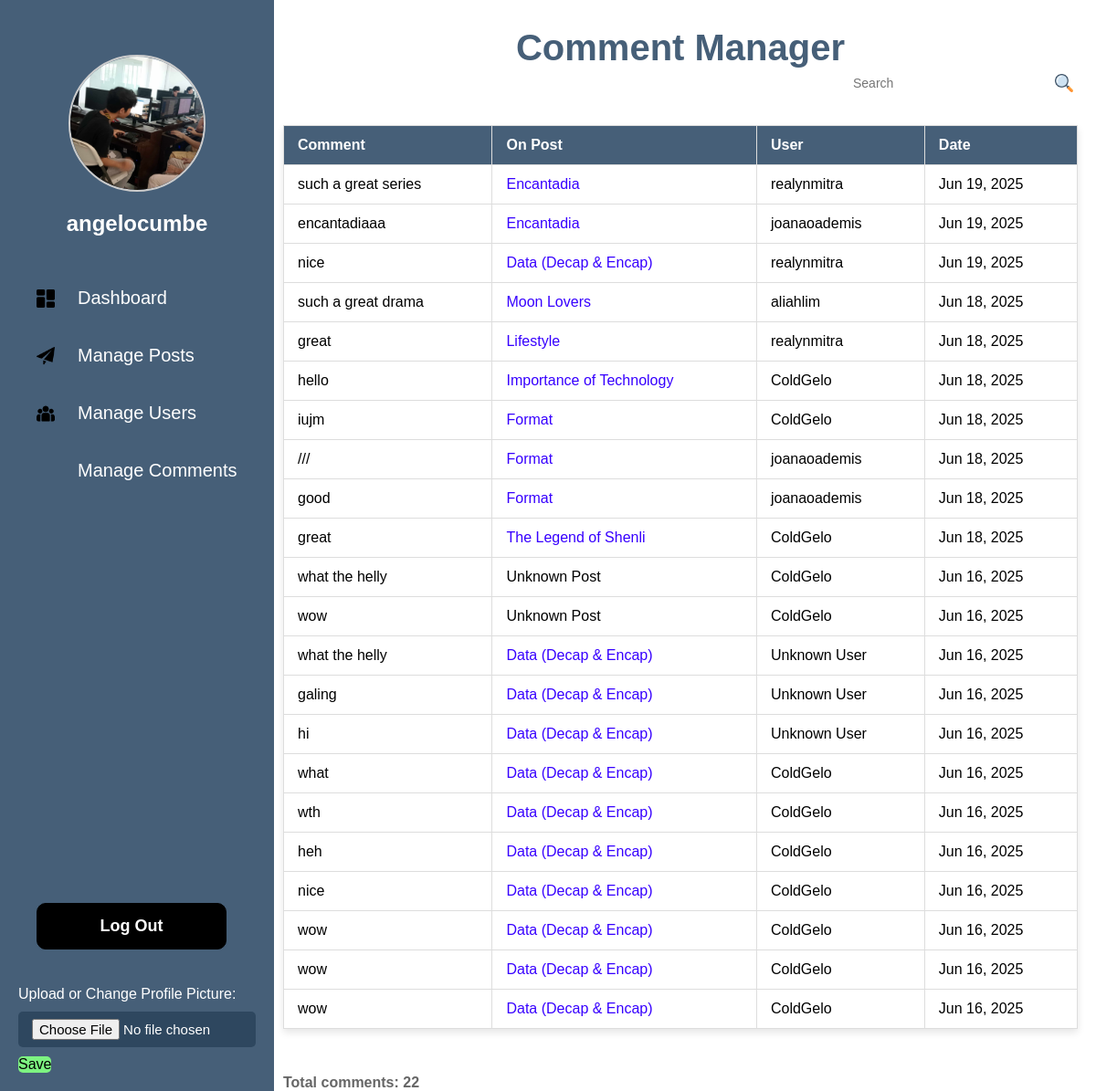
Page /Admin/comments.php (signed in) on the earlier database version.
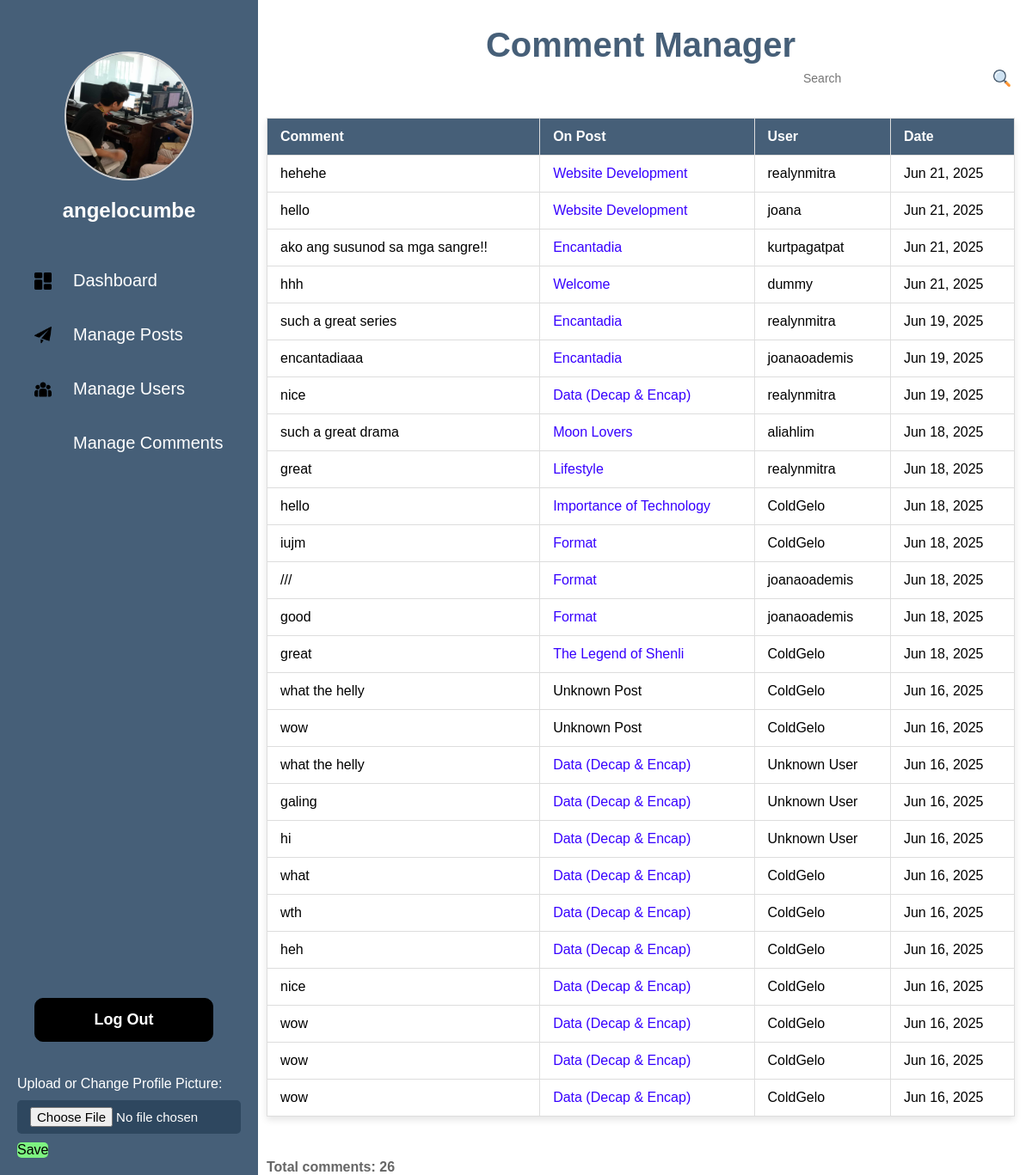
Same page on the later database version.
### tables this page shows
CREATE TABLE `users` (
  `id` int(11) NOT NULL,
  `username` varchar(30) NOT NULL,
  `pass` varchar(255) NOT NULL,
  `email` varchar(100) NOT NULL,
  `created_at` datetime NOT NULL DEFAULT curtime(),
  `role` varchar(50) DEFAULT NULL,
  `gender` enum('male','female','not-specified') DEFAULT NULL,
  `bio` text DEFAULT NULL,
  `profile_picture` varchar(255) DEFAULT NULL,
  `deleted` tinyint(1) DEFAULT 0,
  `status` enum('active','inactive') NOT NULL DEFAULT 'active'
);

CREATE TABLE `comments` (
  `id` int(11) NOT NULL,
  `username` varchar(30) NOT NULL,
  `comment_text` text NOT NULL,
  `created_at` datetime NOT NULL DEFAULT curtime(),
  `users_id` int(11) DEFAULT NULL,
  `post_id` int(11) DEFAULT NULL,
  `parent_id` int(11) DEFAULT NULL
);

CREATE TABLE `post` (
  `id` int(11) NOT NULL,
  `username` varchar(30) NOT NULL,
  `title` varchar(100) NOT NULL,
  `content` text NOT NULL,
  `image` varchar(255) DEFAULT NULL,
  `created_at` datetime NOT NULL DEFAULT curtime(),
  `users_id` int(11) DEFAULT NULL,
  `updated_at` datetime DEFAULT current_timestamp() ON UPDATE current_timestamp(),
  `deleted` tinyint(1) DEFAULT 0,
  `status` varchar(20) DEFAULT 'draft'
);

### db.php (called while the page is built, shortened)
<?php
require('db.connect.php');
function executeQuery($sql, $data){
    global $conn;
    $stmt = $conn->prepare($sql);
    if (count($data) > 0) {
        $values = array_values($data);
        $types = str_repeat('s', count($values));
        $stmt->bind_param($types, ...$values);
    }
    $stmt->execute();
    return $stmt;
}
function selectOne($table, $conditions = []){
    $sql = "SELECT * FROM $table";
    $i = 0;
    foreach ($conditions as $key => $value){
        if ($i === 0){
            $sql = $sql . " WHERE $key = ?";
        } else {
            $sql = $sql . " AND $key = ?";
        }
        $i++;
    }
    $sql = $sql . " LIMIT 1";
    $stmt = executeQuery($sql, $conditions);
    $records = $stmt->get_result()->fetch_all(MYSQLI_ASSOC);
    return !empty($records) ? $records[0] : [];
}
function assignDate($date) {
    return date('M j, Y', strtotime($date));
}
function shortText($text, $length = 150) {
    $text = trim(strip_tags(htmlspecialchars_decode($text)));
    return strlen($text) > $length ? substr($text, 0, $length) . '...' : $text;
}
?>

### Admin/comments.php (the view, shortened to what this page needs)
<?php
include ('../db.connect.php');
include ('../db.php');
function comments() {
    global $conn;
    $sql = "SELECT
                c.id as comment_id,
                c.comment_text,
                c.created_at,
                c.users_id,
                c.post_id,
                u.username,
                p.title as post_title
            FROM comments c
            LEFT JOIN users u ON c.users_id = u.id
            LEFT JOIN post p ON c.post_id = p.id
            ORDER BY c.created_at DESC";
    $stmt = $conn->prepare($sql);
    $stmt->execute();
    $result = $stmt->get_result();
    return $result->fetch_all(MYSQLI_ASSOC);
}
$comments = comments();
?>
<!DOCTYPE html>
<html lang="en">
<head>
    <link rel="stylesheet" href="comment.css">
</head>
<body>
    <?php include("header.php") ?>
    <div class="container">
        <h1>Comment Manager</h1>
        <div class="s-main">
            <img class="s-image" src="image/search.png" alt="">
            <input class="s-box" type="text" placeholder="Search">
        </div>
        <div class="table">
            <table class="comment-mgt">
                <tr>
                    <th>Comment</th>
                    <th>On Post</th>
                    <th>User</th>
                    <th>Date</th>
                </tr>
                <?php if (empty($comments)): ?>
                    <tr>
                        <td colspan="4" class="no-comments">
                            No comments found in the database.
                        </td>
                    </tr>
                <?php else: ?>
                    <?php foreach ($comments as $comment): ?>
                        <tr>
                            <td class="comment-text">
                                <?php echo htmlspecialchars(shortText($comment['comment_text'])); ?>
                            </td>
                            <td class="post-title">
                                <?php if ($comment['post_id'] && $comment['post_title']): ?>
                                    <a href="comm.php?id=<?php echo $comment['post_id']; ?>#comment-<?php echo $comment['comment_id']; ?>"
                                       class="post">
                                        <?php echo htmlspecialchars($comment['post_title']); ?>
                                    </a>
                                <?php else: ?>
                                    <span class="unknown-post">Unknown Post</span>
                                <?php endif; ?>
                            </td>
                            <td>
                                <?php echo htmlspecialchars($comment['username'] ?? 'Unknown User'); ?>
                            </td>
                            <td>
                                <?php echo htmlspecialchars(assignDate($comment['created_at'])); ?>
                            </td>
                        </tr>
                    <?php endforeach; ?>
                <?php endif; ?>
            </table>
        </div>
        <?php if (!empty($comments)): ?>
            <p class="total-users">
                Total comments: <?php echo count($comments); ?>
            </p>
        <?php endif; ?>
    </div>
</body>
</html>

### Admin/header.php (shortened to what this page needs)
<?php
require_once ('../db.connect.php');
require_once ('../db.php');
$profile_pic_path = 'image/profile.png';
$display_name = '';
if (isset($_SESSION['user_id'])) {
        $user = selectOne('users', ['id' => $_SESSION['user_id']]);
        if ($user && !empty($user['profile_picture'])) {
            $profile_pic_path = '../profiles/' . $user['profile_picture'];
        }
        $display_name = $user['display_name'] ?? $user['username'] ?? '';
}
?>
<!DOCTYPE html>
<html lang="en">
<head>
    <link rel="stylesheet" href="header.css">
</head>
<body>
    <nav>
        <img class="image-display"
             src="<?= htmlspecialchars($profile_pic_path) ?>?v=<?= time() ?>"
             alt="Profile Picture"
             title="<?= htmlspecialchars($display_name) ?>"
             onerror="this.src='image/profile.png'">
        <h2 class="name"><?= htmlspecialchars($display_name ?: 'Guest') ?></h2>
        <ul class="links">
            <li><img src="image/dashboard.png" alt=""><a href="dashboard.php">Dashboard</a></li>
            <li><img src="image/paper-plane.png" alt=""><a href="posts.php">Manage Posts</a></li>
            <li><img src="image/group.png" alt=""><a href="users.php">Manage Users</a></li>
            <li><img src="image/chat.png" alt=""><a href="comments.php">Manage Comments</a></li>
        </ul>
        <button class="btn" onclick="window.location.href='logout.php'">
            <b>Log Out</b>
        </button>
        <form method="POST" enctype="multipart/form-data">
            <div class="profile">
                <label class="up">Upload or Change Profile Picture:</label>
                <input type="file" class="upload" name="profile-picture" accept="image/*" >
            </div>
            <div class="dub">
                <button type="submit" class="save">Save</button>
            </div>
        </form>
    </nav>
</body>
</html>

### Admin/comment.css (style rules this page uses)
.container { margin-left: 290px; background: white; padding: 0 20px; }
h1 { text-align: center; width: 100%; font-size: 40px; color: #465F78; padding-top: 30px; }
.s-main { position: relative; display: flex; justify-content: flex-end; align-items: center; }
.s-image { width: 25px; position: absolute; padding-right: 5px; color: #666; }
.s-box { width: 30%; padding: 8px 15px 8px 15px; border-radius: 10px; border: none; font-size: 14px; }
.comment-mgt { margin-top: 30px; width: 100%; min-width: 400px; text-align: left; border-collapse: collapse; background-color: white; box-shadow: 0 4px 8px rgba(0, 0, 0, 0.1); border: 1px solid #ddd; }
.comment-mgt, th, td { padding: 12px 15px; border: 1px solid #ddd; }
.comment-mgt th { background-color: #465F78; color: white; }
.total-users { margin-top: 50px; color: #666; font-weight: bold; }
.post { color: #3700ff; text-decoration: none; cursor: pointer; }

### Admin/header.css (style rules this page uses)
* { margin: 0; padding: 0; box-sizing: border-box; font-family: 'Poppins', sans-serif; }
body { position: relative; overflow-x: hidden; }
nav { position: fixed; background: #465F78; width: 300px; height: 100%; display: flex; padding: 20px; flex-direction: column; transition: transform 0.3s ease; z-index: 100; }
h2 { color: #ffffff; margin-bottom: -30px; margin-top: 5px; }
.image-display { align-items: center; margin: 40px auto 0; width: 150px; height: 150px; border-radius: 50%; object-fit: cover; border: 2px solid #ccc; display: block; }
nav .name { height: 60px; margin-bottom: 10px; display: flex; align-items: center; justify-content: center; }
nav li { margin-top: 30px; display: flex; align-items: center; margin-bottom: 40px; padding-left: 20px; text-decoration: none; color: #fff; font-size: 24px; }
nav li a { text-decoration: none; display: block; color: #fff; font-size: 20px; }
nav li img { margin-right: 25px; vertical-align: middle; width: 20px; }
nav .btn { background-color: black; color: white; font-weight: bolder; border: 1px solid black; padding: 14px 16px; width: 80%; border-radius: 10px; font-size: 18px; cursor: pointer; margin-top: auto; margin-left: 20px; margin-bottom: 40px; }
.upload { color: white; }
.profile input { margin-top: 10px; margin-bottom: 10px; }
.dub button { background-color: none; margin: 0; padding: 0; font-size: 16px; }
.save { background-color: #7df381; color: black; border: none; border-radius: 5px; cursor: pointer; transition: background-color 0.3s ease; }
.up { color: white; }
.upload { display: inline-block; background-color: #233e54b0; color: white; padding: 8px 15px; border-radius: 5px; cursor: pointer; font-size: 15px; margin-bottom: 10px; width: 100%; }

Differences in the rows shown:
added comments: comment_text "hehehe", post.title "Website Development", users.username "realynmitra", created_at "Jun 21, 2025"
added comments: comment_text "hello", post.title "Website Development", users.username "joana", created_at "Jun 21, 2025"
added comments: comment_text "ako ang susunod sa mga sangre!!", post.title "Encantadia", users.username "kurtpagatpat", created_at "Jun 21, 2025"
added comments: comment_text "hhh", post.title "Welcome", users.username "dummy", created_at "Jun 21, 2025"
Other differences:
count($comments): "22" → "26"
